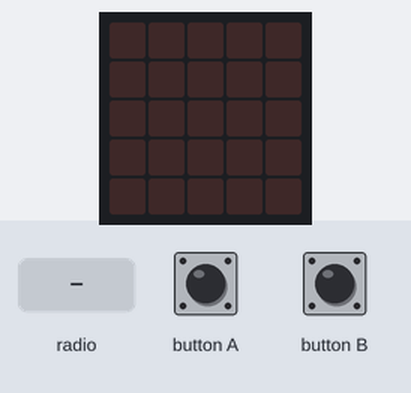
Recording of a program running on a simulated BBC micro:bit (MakeCode). Parts: the board's 5×5 LED display. The inputs (shaded band) are chosen by the test bench.

Above: at 1.2 s.
1.3 s: radio message "1" arrives
At 2.1 s:
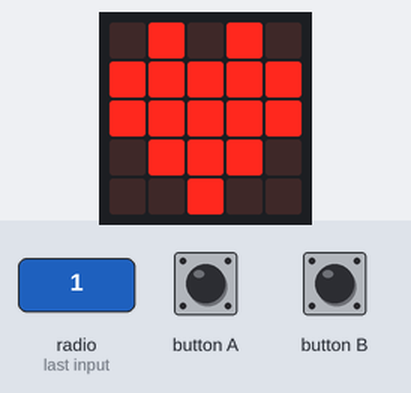
3.8 s: radio message "2" arrives
At 4.1 s:
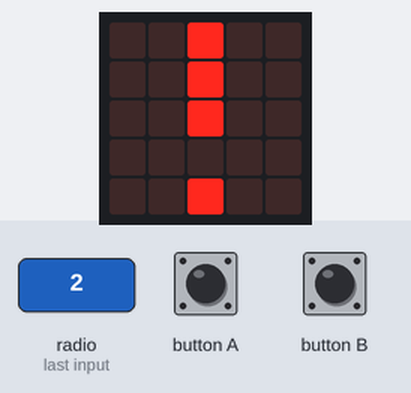
Timing chart, 0 to 6.8 s (numbered marks = the images above; inputs shaded):
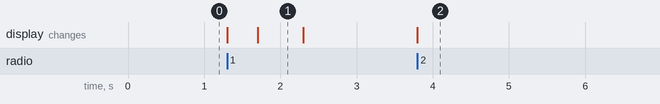

Measured:
- after the input at 1.3 s, the display: first changes at once (image 1 shows a later state)
- after the input at 3.8 s, the display: changes at once (image 2)
- what the display in image 1 shows lasts 0.6 s, from 1.7 s to 2.3 s

The program:

main.ts
```typescript
radio.onReceivedNumber(function (receivedNumber) {
    basic.showLeds(`
        . . # . .
        . . # . .
        . . # . .
        . . . . .
        . . # . .
        `)
    if (receivedNumber == 2 && input.buttonIsPressed(Button.A)) {
        basic.showLeds(`
            . # # # .
            # . . . #
            # . . . #
            # . . . #
            . # # # .
            `)
        radio.sendNumber(2)
    } else if (receivedNumber == 2 && input.buttonIsPressed(Button.B)) {
        basic.showIcon(IconNames.No)
        radio.sendNumber(1)
    } else if (receivedNumber == 1) {
        basic.showIcon(IconNames.Heart)
        basic.clearScreen()
    }
})
radio.setGroup(10)
```

test.ts
```typescript
// 테스트는 여기로 이동합니다; 이 패키지가 확장으로 사용될 때 컴파일되지 않을 것 입니다.
```
